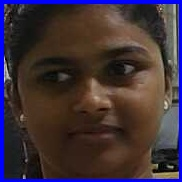
#> input picture images/ankita_13 - Copy.jpg, 182 x 182 px; its folder holds only this picture in this run
$ python Arpita.MLAI.Consolditect.py
#> lines starting #> are read from the running program, lines starting #| are printed output that depends on the picture
#> further down, image is the input picture: shape (182, 182, 3); mean B, G, R 56.9, 48.9, 63.1
# -*- coding: utf-8 -*-
"""
Created on Tue Mar  2 17:41:46 2021

@author: cttc
"""


import os
import cv2
import numpy as np
import pickle

data_dir = os.path.join(os.getcwd(),'clean_data')

img_dir = os.path.join(os.getcwd(),'images')

def preprocess(image):
    image = cv2.resize(image,(100,100))
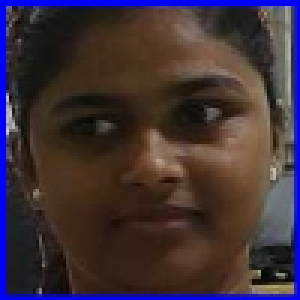
#> image: shape (100, 100, 3) (shown 3 times larger); mean of channels 0, 1, 2 56.7, 48.8, 63; drawn as B, G, R
    image = cv2.cvtColor(image,cv2.COLOR_BGR2GRAY)
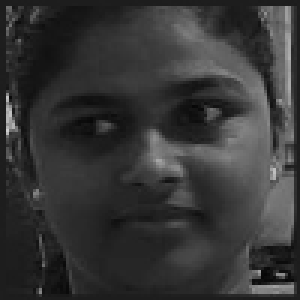
#> image: shape (100, 100) (shown 3 times larger); min 6, max 206, mean 54
    return image
images = []
labels = []
for i in os.listdir(img_dir):
    image = cv2.imread( os.path.join(img_dir,i))
    image = preprocess(image)
    images.append(image)
    labels.append(i.split('_')[0])

image = np.array(image)
labels = np.array(labels)

with open(os.path.join(data_dir,'images.p'),'wb') as f:
    pickle.dump(images,f)

with open(os.path.join(data_dir,'labels.p'),'wb') as f:
    pickle.dump(labels,f)

$ run again, on images/ankita_35 - Copy.jpg
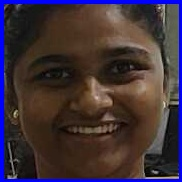
#> input picture images/ankita_35 - Copy.jpg, 182 x 182 px
#> image is the input picture: shape (182, 182, 3); mean B, G, R 57.1, 49.1, 63.4
#> in preprocess, `image = cv2.resize(image,(100,100))`:
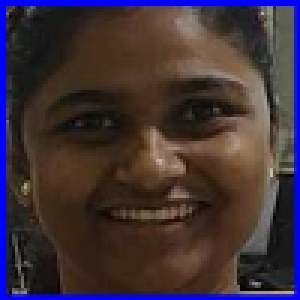
#> image: shape (100, 100, 3) (shown 3 times larger); mean of channels 0, 1, 2 56.9, 49, 63.3; drawn as B, G, R
#> in preprocess, `image = cv2.cvtColor(image,cv2.COLOR_BGR2GRAY)`:
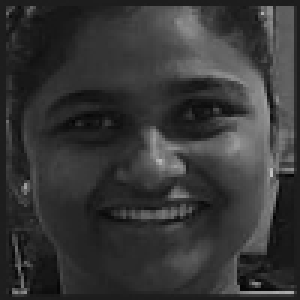
#> image: shape (100, 100) (shown 3 times larger); min 2, max 193, mean 54.2
